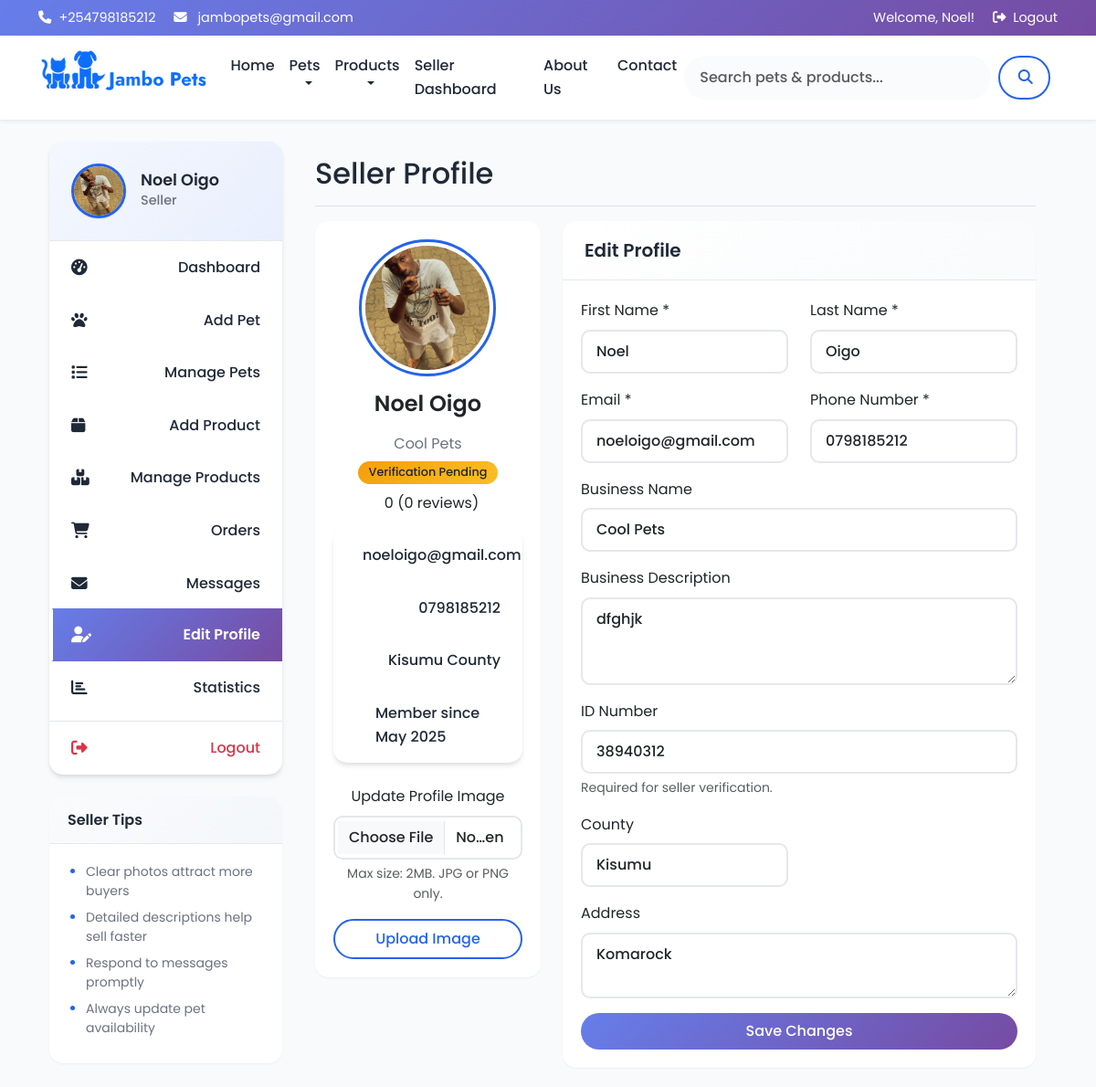
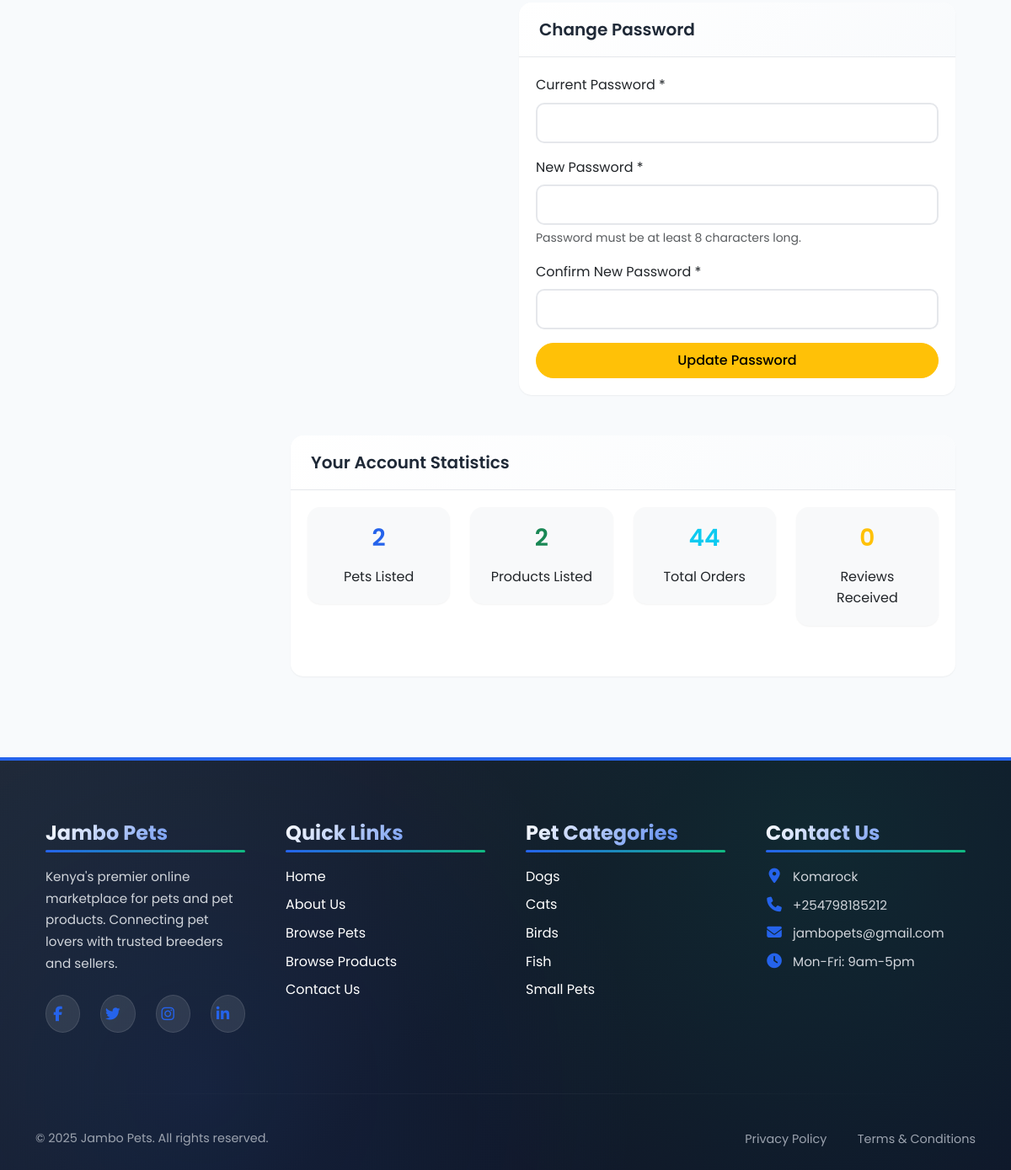
/seller/profile.php (signed in), run on the app's committed database (2 pictures, top to bottom).
### tables this page shows
CREATE TABLE `users` (
  `user_id` int(11) NOT NULL,
  `email` varchar(100) NOT NULL,
  `password` varchar(255) NOT NULL,
  `first_name` varchar(50) NOT NULL,
  `last_name` varchar(50) NOT NULL,
  `phone` varchar(15) NOT NULL,
  `user_type` enum('buyer','seller','admin') NOT NULL,
  `profile_image` varchar(255) DEFAULT NULL,
  `county` varchar(50) DEFAULT NULL,
  `address` text DEFAULT NULL,
  `created_at` timestamp NOT NULL DEFAULT current_timestamp(),
  `updated_at` timestamp NOT NULL DEFAULT current_timestamp() ON UPDATE current_timestamp(),
  `status` enum('active','inactive','suspended') DEFAULT 'active'
);

CREATE TABLE `seller_profiles` (
  `seller_id` int(11) NOT NULL,
  `user_id` int(11) NOT NULL,
  `business_name` varchar(100) DEFAULT NULL,
  `business_description` text DEFAULT NULL,
  `verification_status` enum('pending','verified','rejected') DEFAULT 'pending',
  `verification_notes` text DEFAULT NULL,
  `id_number` varchar(20) DEFAULT NULL,
  `id_front_image` varchar(255) DEFAULT NULL,
  `id_back_image` varchar(255) DEFAULT NULL,
  `id_selfie_image` varchar(255) DEFAULT NULL,
  `rating` decimal(3,2) DEFAULT 0.00
);

CREATE TABLE `counties` (
  `county_id` int(11) NOT NULL,
  `county_name` varchar(50) NOT NULL,
  `region` varchar(50) DEFAULT NULL
);

### seller/profile.php (the view, shortened to what the rows shown need)
<?php
require_once '../includes/functions.php';
$user_id = $_SESSION['user_id'];
$seller_query = "SELECT * FROM seller_profiles WHERE user_id = ?";
$stmt = $conn->prepare($seller_query);
$stmt->bind_param("i", $user_id);
$stmt->execute();
$seller_result = $stmt->get_result();
$seller = $seller_result->fetch_assoc();
$counties_query = "SELECT * FROM counties ORDER BY county_name ASC";
$counties_result = $conn->query($counties_query);
include_once '../includes/header.php';
?>
<div class="container-fluid">
    <div class="row">
    <div class="col-md-3">
            <?php include_once 'seller_sidebar.php'; ?>
        </div>
        <main class="col-md-9 px-md-4">
            <div class="d-flex justify-content-between flex-wrap flex-md-nowrap align-items-center pt-3 pb-2 mb-3 border-bottom">
                <h1 class="h2">Seller Profile</h1>
            </div>
            <div class="row">
                <div class="col-md-4 mb-4">
                    <div class="card">
                        <div class="card-body text-center">
                           <div class="mb-3">
                                <?php if ($user['profile_image']): ?>
                                    <img src="../uploads/<?php echo $user['profile_image']; ?>"
                                        alt="Profile"
                                        class="rounded-circle img-thumbnail profile-img-clickable"
                                        style="width: 150px; height: 150px; object-fit: cover;"
                                        onclick="openLightbox('../uploads/<?php echo $user['profile_image']; ?>', '<?php echo htmlspecialchars($user['first_name'] . ' ' . $user['last_name'], ENT_QUOTES); ?>')">
                                <?php endif; ?>
                            </div>
                            <h4><?php echo $user['first_name'] . ' ' . $user['last_name']; ?></h4>
                            <p class="text-muted mb-1">
                                <?php echo !empty($seller['business_name']) ? $seller['business_name'] : "Seller"; ?>
                            </p>
                            <div class="mb-2">
                                <?php if ($seller['verification_status'] == 'verified'): ?>
                                    <span class="badge bg-success">Verified Seller</span>
                                <?php elseif ($seller['verification_status'] == 'pending'): ?>
                                    <span class="badge bg-warning text-dark">Verification Pending</span>
                                <?php else: ?>
                                    <span class="badge bg-danger">Not Verified</span>
                                <?php endif; ?>
                            </div>
                            <div class="mb-2">
                                <div class="d-flex justify-content-center align-items-center">
                                </div>
                            </div>
                            <div class="list-group list-group-flush text-start mt-3">
                                <div class="list-group-item">
                                    <i class="bi bi-envelope me-2"></i> <?php echo $user['email']; ?>
                                </div>
                                <div class="list-group-item">
                                    <i class="bi bi-telephone me-2"></i> <?php echo $user['phone']; ?>
                                </div>
                                <?php if ($user['county']): ?>
                                    <div class="list-group-item">
                                        <i class="bi bi-geo-alt me-2"></i> <?php echo $user['county']; ?> County
                                    </div>
                                <?php endif; ?>
                                <div class="list-group-item">
                                    <i class="bi bi-calendar-check me-2"></i> Member since <?php echo date('M Y', strtotime($user['created_at'])); ?>
                                </div>
                            </div>
                            <form method="post" enctype="multipart/form-data" class="mt-3">
                                <div class="mb-3">
                                </div>
                                <div class="d-grid">
                                </div>
                            </form>
                        </div>
                    </div>
                </div>
                <div class="col-md-8">
                    <div class="card mb-4">
                        <div class="card-body">
                            <form method="post">
                                <div class="row mb-3">
                                    <div class="col-md-6">
                                        <label for="first_name" class="form-label">First Name *</label>
                                        <input type="text" class="form-control" id="first_name" name="first_name"
                                               value="<?php echo $user['first_name']; ?>" required>
                                    </div>
                                    <div class="col-md-6">
                                        <label for="last_name" class="form-label">Last Name *</label>
                                        <input type="text" class="form-control" id="last_name" name="last_name"
                                               value="<?php echo $user['last_name']; ?>" required>
                                    </div>
                                </div>
                                <div class="row mb-3">
                                    <div class="col-md-6">
                                        <label for="email" class="form-label">Email *</label>
                                        <input type="email" class="form-control" id="email" name="email"
                                               value="<?php echo $user['email']; ?>" required>
                                    </div>
                                    <div class="col-md-6">
                                        <label for="phone" class="form-label">Phone Number *</label>
                                        <input type="tel" class="form-control" id="phone" name="phone"
                                               value="<?php echo $user['phone']; ?>" required>
                                    </div>
                                </div>
                                <div class="mb-3">
                                    <label for="business_name" class="form-label">Business Name</label>
                                    <input type="text" class="form-control" id="business_name" name="business_name"
                                           value="<?php echo $seller['business_name'] ?? ''; ?>">
                                </div>
                                <div class="mb-3">
                                    <label for="business_description" class="form-label">Business Description</label>
                                    <textarea class="form-control" id="business_description" name="business_description"
                                              rows="3"><?php echo $seller['business_description'] ?? ''; ?></textarea>
                                </div>
                                <div class="mb-3">
                                    <label for="id_number" class="form-label">ID Number</label>
                                    <input type="text" class="form-control" id="id_number" name="id_number"
                                           value="<?php echo $seller['id_number'] ?? ''; ?>">
                                    <div class="form-text">Required for seller verification.</div>
                                </div>
                                <div class="row mb-3">
                                    <div class="col-md-6">
                                        <label for="county" class="form-label">County</label>
                                        <select class="form-select" id="county" name="county">
                                            <?php while ($county = $counties_result->fetch_assoc()): ?>
                                                <option value="<?php echo $county['county_name']; ?>"
                                                        <?php echo ($user['county'] == $county['county_name']) ? 'selected' : ''; ?>>
                                                    <?php echo $county['county_name']; ?>
                                                </option>
                                            <?php endwhile; ?>
                                        </select>
                                    </div>
                                </div>
                                <div class="mb-3">
                                    <label for="address" class="form-label">Address</label>
                                    <textarea class="form-control" id="address" name="address"
                                              rows="2"><?php echo $user['address'] ?? ''; ?></textarea>
                                </div>
                            </form>
                        </div>
                    </div>
                </div>
            </div>
        </main>
    </div>
</div>
<?php include_once '../includes/footer.php'; ?>

### seller/seller_sidebar.php (shortened to what the rows shown need)
<div class="list-group mb-4">
<div class="d-flex align-items-center mb-4">
    <?php if (!empty($user['profile_image'])): ?>
        <img src="<?php echo BASE_URL . 'uploads/' . $user['profile_image']; ?>"
             alt="Profile"
             class="rounded-circle me-3 profile-img-clickable"
             width="60"
             height="60"
             onclick="openLightbox('<?php echo BASE_URL . 'uploads/' . $user['profile_image']; ?>', '<?php echo htmlspecialchars($user['first_name'] . ' ' . $user['last_name'], ENT_QUOTES); ?>')">
    <?php else: ?>
        <div class="bg-primary text-white rounded-circle d-flex align-items-center justify-content-center me-3" style="width: 60px; height: 60px;">
            <?php echo strtoupper(substr($user['first_name'], 0, 1) . substr($user['last_name'], 0, 1)); ?>
        </div>
    <?php endif; ?>
    <div>
        <h5 class="mb-0"><?php echo $user['first_name'] . ' ' . $user['last_name']; ?></h5>
        <p class="text-muted mb-0">Seller</p>
    </div>
</div>
</div>

### data on the page
users: profile_image (picture), first_name "Noel", last_name "Oigo", email "noeloigo@gmail.com", phone "0798185212", county "Kisumu", created_at "May 2025", address "Komarock"
seller_profiles: business_name "Cool Pets", business_description "dfghjk", id_number "38940312"

### other printed values
$contactPhone "+254798185212"
$contactEmail "jambopets@gmail.com"
$userName "Noel"
$average_rating "0"
$total_reviews "0"
$total_pets "2"
$total_products "2"
$total_orders "44"
$contactAddress "Komarock"
